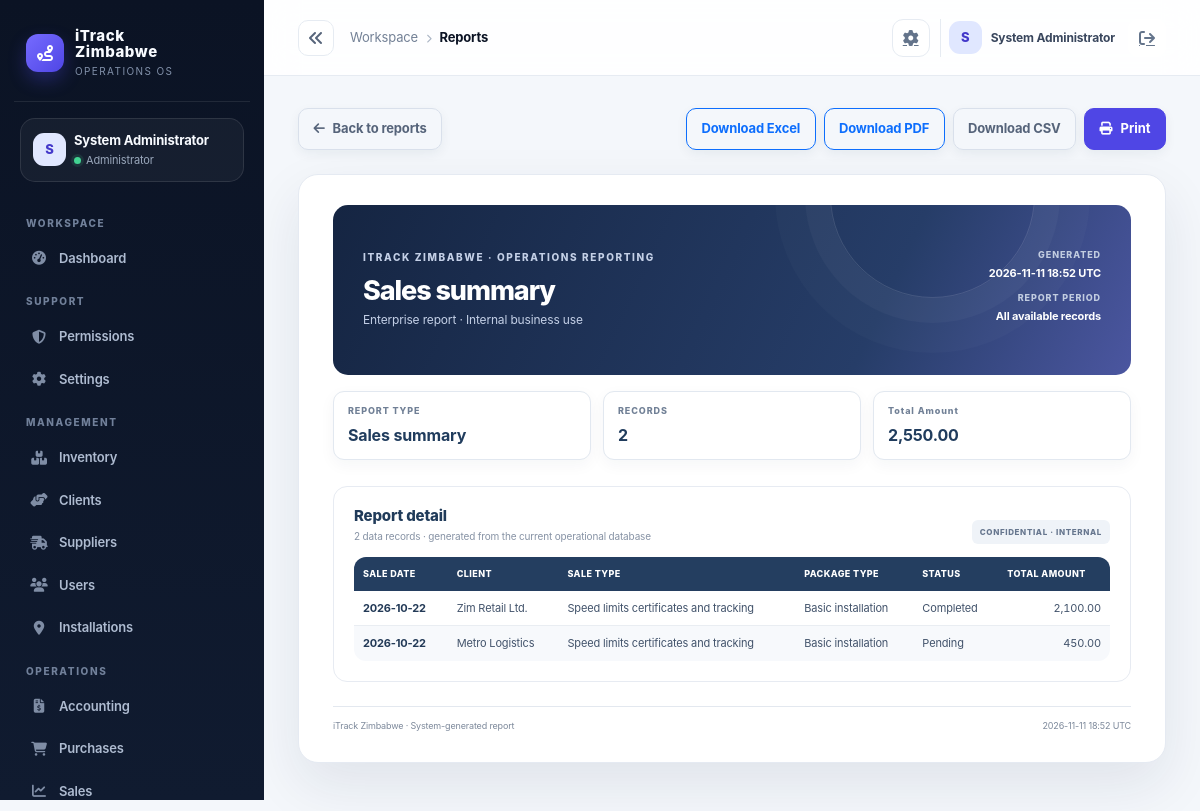
/index.php?controller=reports&action=preview&type=sales&period=all (signed in), run on the app's committed database.
### tables this page shows
CREATE TABLE IF NOT EXISTS sales (
  id INT AUTO_INCREMENT PRIMARY KEY,
  client_id INT NULL,
  sales_person_id INT NULL,
  sale_date DATE NOT NULL DEFAULT CURRENT_DATE,
  status VARCHAR(50) NOT NULL DEFAULT 'draft',
  sale_type VARCHAR(80) NOT NULL DEFAULT 'speed_certificates_tracking',
  package_type VARCHAR(80) NOT NULL DEFAULT 'basic_installation',
  total_amount DECIMAL(14,2) NOT NULL DEFAULT 0.00,
  created_at TIMESTAMP DEFAULT CURRENT_TIMESTAMP,
  FOREIGN KEY (client_id) REFERENCES clients(id) ON DELETE SET NULL,
  FOREIGN KEY (sales_person_id) REFERENCES users(id) ON DELETE SET NULL
);

CREATE TABLE IF NOT EXISTS clients (
  id INT AUTO_INCREMENT PRIMARY KEY,
  company_name VARCHAR(150) NOT NULL,
  contact_name VARCHAR(150),
  email VARCHAR(150),
  phone VARCHAR(50),
  address TEXT,
  status VARCHAR(20) NOT NULL DEFAULT 'active',
  created_at TIMESTAMP DEFAULT CURRENT_TIMESTAMP
);

### app/controllers/ReportsController.php (called while the page is built, shortened)
<?php
require_once dirname(__DIR__) . '/services/ReportFormatter.php';
class ReportsController extends Controller
{
	private Report $model;
	public function __construct()
	{
		$this->model = new Report();
	}
	private function normalizeReportType(string $type): string
	{
		$aliases = ['sales' => 'Sales summary', 'inventory' => 'Inventory valuation', 'receivables' => 'Receivables', 'gps' => 'GPS activity', 'cashbook' => 'Cash book'];
		$type = $aliases[strtolower(trim($type))] ?? trim($type);
		return in_array($type, ['Sales summary', 'Inventory valuation', 'Receivables', 'GPS activity', 'Cash book'], true) ? $type : 'Sales summary';
	}
	private function normalizeReportPeriod(string $period): string
	{
		return in_array($period, ['all', 'today', 'last_7_days', 'last_30_days', 'this_month', 'custom'], true) ? $period : 'all';
	}
	private function effectiveReportPeriod(string $type, string $period): string
	{
		return $this->normalizeReportType($type) === 'Inventory valuation' ? 'all' : $period;
	}
	public function preview(): void
	{
		$type = $this->normalizeReportType((string) ($_GET['type'] ?? 'Sales summary'));
		$period = $this->effectiveReportPeriod($type, $this->normalizeReportPeriod((string) ($_GET['period'] ?? 'all')));
		$startDate = (string) ($_GET['start_date'] ?? '');
		$endDate = (string) ($_GET['end_date'] ?? '');
		$periodLabels = [
			'all' => 'All available records',
			'today' => 'Today',
			'last_7_days' => 'Last 7 days',
			'last_30_days' => 'Last 30 days',
			'this_month' => 'This month',
			'custom' => $startDate . ' – ' . $endDate,
		];
		$this->view('reports/preview', [
			'title' => $type . ' report',
			'reportType' => $type,
			'reportPeriod' => $type === 'Inventory valuation' ? 'Current stock snapshot' : $periodLabels[$period],
			'period' => $period,
			'startDate' => $startDate,
			'endDate' => $endDate,
			'rows' => ReportFormatter::rows($this->model->exportRows($type, $period, $startDate, $endDate)),
			'previewPage' => max(1, (int) ($_GET['page'] ?? 1)),
			'previewPageSize' => 25,
			'generatedAt' => date('Y-m-d H:i T'),
		]);
	}
}

### public/index.php (called while the page is built, shortened)
<?php
$uri = $_SERVER['REQUEST_URI'] ?? '/';
$controllerKey = $_GET['controller'] ?? null;
$actionKey = $_GET['action'] ?? null;
$route = $controllerKey ? [
    'controller' => ucfirst($controllerKey) . 'Controller',
    'action' => $actionKey ?? 'index',
] : Router::route($uri);
$actionName = $route['action'];
$controller = new $controllerName();
$controller->$actionName();

### app/core/Model.php (called while the page is built, shortened)
<?php
require_once dirname(__DIR__) . '/config/database.php';
abstract class Model
{
    protected PDO $db;
    public function __construct()
    {
        $this->db = Database::getInstance();
    }
    protected function fetchAll(string $sql, array $params = []): array
    {
        $stmt = $this->db->prepare($sql);
        $stmt->execute($params);
        return $stmt->fetchAll();
    }
    protected function execute(string $sql, array $params = []): int
    {
        $stmt = $this->db->prepare($sql);
        $stmt->execute($params);
        return $stmt->rowCount();
    }
}

### app/config/env.php (called while the page is built, shortened)
<?php
function loadEnv(): array
{
    static $loaded = null;
    if ($loaded !== null) {
        return $loaded;
    }
    $loaded = [];
    $envPath = dirname(__DIR__, 2) . '/.env';
    if (!is_readable($envPath)) {
        return $loaded;
    }
    return $loaded;
}
function env(string $key, $default = null)
{
    $vars = loadEnv();
    $value = getenv($key);
    return $value !== false ? $value : $default;
}

### app/config/app.php (called while the page is built)
<?php
require_once __DIR__ . '/env.php';
return [
    'app_name' => env('APP_NAME', 'iTrack Zimbabwe'),
    'environment' => strtolower((string) env('APP_ENV', 'development')),
    'db_driver' => strtolower((string) env('DB_DRIVER', 'auto')),
    'db_sqlite_path' => (string) env('DB_SQLITE_PATH', dirname(__DIR__, 2) . '/storage/itrack.sqlite'),
    'allow_registration' => filter_var(env('APP_ALLOW_REGISTRATION', !in_array(strtolower((string) env('APP_ENV', 'development')), ['prod', 'production'], true)), FILTER_VALIDATE_BOOLEAN),
    'session_secure' => filter_var(env('APP_SESSION_SECURE', false), FILTER_VALIDATE_BOOLEAN),
    'mail_from' => env('MAIL_FROM', 'no-reply@localhost'),
    'public_url' => rtrim((string) env('APP_PUBLIC_URL', ''), '/'),
    'debug' => filter_var(env('APP_DEBUG', false), FILTER_VALIDATE_BOOLEAN),
    'base_url' => env('APP_BASE_URL', '/itrack-zimbabwe'),
    'db' => [
        'host' => env('DB_HOST', '127.0.0.1'),
        'port' => env('DB_PORT', '3306'),
        'name' => env('DB_NAME', 'itrack_zimbabwe'),
        'user' => env('DB_USER', 'root'),
        'pass' => env('DB_PASS', ''),
    ],
    'session_name' => env('SESSION_NAME', 'itrack_session'),
    'csrf_token_name' => env('CSRF_TOKEN_NAME', 'csrf_token'),
    'upload_dir' => env('UPLOAD_DIR', dirname(__DIR__, 1) . '/uploads'),
    'openrouter_api_key' => env('OPENROUTER_API_KEY', ''),
    'openrouter_model' => env('OPENROUTER_MODEL', 'openrouter/free'),
];

### app/config/database.php (called while the page is built, shortened)
<?php
require_once dirname(__DIR__) . '/config/app.php';
class Database
{
    private static ?PDO $instance = null;
    public static function getInstance(): PDO
    {
        if (self::$instance === null) {
            $config = require dirname(__DIR__) . '/config/app.php';
            $mysqlEnabled = extension_loaded('pdo_mysql');
            if ($config['db_driver'] === 'sqlite') {
                self::$instance = self::createSqliteInstance($config);
            } elseif ($config['db_driver'] === 'mysql' || ($config['db_driver'] === 'auto' && $mysqlEnabled)) {
                try {
                    $dsn = sprintf('mysql:host=%s;port=%s;dbname=%s;charset=utf8mb4', $config['db']['host'], $config['db']['port'], $config['db']['name']);
                    self::$instance = new PDO($dsn, $config['db']['user'], $config['db']['pass'], [
                        PDO::ATTR_ERRMODE => PDO::ERRMODE_EXCEPTION,
                        PDO::ATTR_DEFAULT_FETCH_MODE => PDO::FETCH_ASSOC,
                        PDO::ATTR_EMULATE_PREPARES => false,
                    ]);
                } catch (PDOException $exception) {
                    if ($config['environment'] === 'production' || $config['db_driver'] === 'mysql') {
                        throw new RuntimeException('Unable to connect to the configured MySQL database.', 0, $exception);
                    }
                    self::$instance = self::createSqliteInstance($config);
                }
            } else {
                if ($config['environment'] === 'production' && $config['db_driver'] !== 'sqlite') {
                    throw new RuntimeException('Production requires DB_DRIVER=mysql or an explicit DB_DRIVER=sqlite configuration.');
                }
                self::$instance = self::createSqliteInstance($config);
            }
        }
        return self::$instance;
    }
}

### app/models/Report.php (called while the page is built, shortened)
<?php
class Report extends ModuleModel {
    private function periodBounds(string $period): ?array
    {
        $today = new DateTimeImmutable('today');
        return match ($period) {
            'today' => [$today, $today->modify('+1 day')],
            'last_7_days' => [$today->modify('-6 days'), $today->modify('+1 day')],
            'last_30_days' => [$today->modify('-29 days'), $today->modify('+1 day')],
            'this_month' => [$today->modify('first day of this month'), $today->modify('first day of next month')],
            default => null,
        };
    }
    private function periodCondition(string $column, string $period, ?string $startDate = null, ?string $endDate = null): array
    {
        $bounds = $this->periodBounds($period);
        if ($bounds === null) {
            return ['', []];
        }
        return [
            ' WHERE ' . $column . ' >= ? AND ' . $column . ' < ?',
            [$bounds[0]->format('Y-m-d'), $bounds[1]->format('Y-m-d')],
        ];
    }
    public function exportRows(string $type, string $period = 'all', ?string $startDate = null, ?string $endDate = null): array
    {
        [$condition, $params] = match ($type) {
            'Inventory valuation' => ['', []],
            'Receivables' => $this->periodCondition('i.due_date', $period, $startDate, $endDate),
            'GPS activity' => $this->periodCondition('installed_at', $period, $startDate, $endDate),
            'Cash book' => $this->periodCondition('entry_date', $period, $startDate, $endDate),
            default => $this->periodCondition('s.sale_date', $period, $startDate, $endDate),
        };
        return match ($type) {
            'Inventory valuation' => $this->fetchAll('SELECT p.name, p.device_type, p.imei, p.sim_number, COALESCE(SUM(s.quantity), MAX(p.opening_stock), 0) AS quantity_on_hand, p.cost_price, COALESCE(SUM(s.quantity), MAX(p.opening_stock), 0)*p.cost_price AS stock_value FROM products p LEFT JOIN stocks s ON s.product_id=p.id GROUP BY p.id ORDER BY p.name'),
            'Receivables' => $this->fetchAll('SELECT i.invoice_number, c.company_name AS client, i.due_date, i.status, i.currency, i.total_amount FROM invoices i LEFT JOIN sales s ON s.id=i.sale_id LEFT JOIN clients c ON c.id=s.client_id' . $condition . ' ORDER BY i.due_date', $params),
            'GPS activity' => $this->fetchAll('SELECT device_name, device_type, imei, serial, status, installed_at FROM gps_devices' . $condition . ' ORDER BY device_name', $params),
            'Cash book' => $this->fetchAll('SELECT entry_date, description, debit, credit, balance FROM cash_book' . $condition . ' ORDER BY entry_date DESC', $params),
            default => $this->fetchAll('SELECT s.sale_date, c.company_name AS client, s.sale_type, s.package_type, s.status, s.total_amount FROM sales s LEFT JOIN clients c ON c.id=s.client_id' . $condition . ' ORDER BY s.sale_date DESC', $params),
        };
    }
}

### app/services/ReportFormatter.php (called while the page is built, shortened)
<?php
final class ReportFormatter
{
    public static function displayValue(string $column, mixed $value): string
    {
        if (is_numeric($value) && preg_match('/amount|price|value|balance|debit|credit/i', $column)) {
            return number_format((float) $value, 2, '.', ',');
        }
        return (string) $value;
    }
}

### app/views/reports/preview.php (the view, shortened to what this page needs)
<?php
$escape = static fn ($value): string => htmlspecialchars((string) $value, ENT_QUOTES, 'UTF-8');
$rows = $rows ?? [];
$columns = $rows ? array_keys($rows[0]) : [];
$summaryKey = null;
foreach (['total_amount', 'stock_value'] as $candidate) {
    if ($columns && in_array($candidate, $columns, true)) {
        $summaryKey = $candidate;
        break;
    }
}
$summaryTotal = 0.0;
if ($summaryKey !== null) {
    foreach ($rows as $row) {
        $amount = (float) $row[$summaryKey];
        $summaryTotal += $amount;
    }
}
$summaryDisplay = number_format($summaryTotal, 2);
$period = (string) ($period ?? 'all');
$reportPeriod = (string) ($reportPeriod ?? 'All available records');
$totalRows = count($rows);
$previewPageSize = max(1, (int) ($previewPageSize ?? 25));
$previewPageCount = max(1, (int) ceil($totalRows / $previewPageSize));
$previewPage = max(1, min($previewPageCount, (int) ($previewPage ?? 1)));
$rows = array_slice($rows, ($previewPage - 1) * $previewPageSize, $previewPageSize);
$baseUrl = '/index.php?controller=reports&action=export&type=' . urlencode((string) ($reportType ?? 'Sales summary')) . '&period=' . urlencode($period);
?>
<div class="report-toolbar d-flex justify-content-between align-items-center gap-2 flex-wrap mb-4">
    <a class="btn btn-outline-secondary" href="/index.php?controller=reports"><i class="fa-solid fa-arrow-left me-2"></i>Back to reports</a>
    <div class="d-flex gap-2">
        <a class="btn btn-outline-primary" href="<?= $escape($baseUrl) ?>&amp;format=xlsx">Download Excel</a>
        <a class="btn btn-outline-primary" href="<?= $escape($baseUrl) ?>&amp;format=pdf">Download PDF</a>
        <a class="btn btn-outline-secondary" href="<?= $escape($baseUrl) ?>&amp;format=csv">Download CSV</a>
        <button class="btn btn-primary" type="button" onclick="window.print()"><i class="fa-solid fa-print me-2"></i>Print</button>
    </div>
</div>
<article class="report-document">
    <header class="report-header">
        <div>
            <div class="report-kicker">iTrack Zimbabwe · Operations reporting</div>
            <h1><?= $escape($reportType ?? 'Business report') ?></h1>
            <p>Enterprise report · Internal business use</p>
        </div>
        <div class="report-date">
            <span>GENERATED</span><strong><?= $escape($generatedAt ?? date('Y-m-d H:i T')) ?></strong>
            <span>REPORT PERIOD</span><strong><?= $escape($reportPeriod) ?></strong>
        </div>
    </header>
    <section class="report-summary" aria-label="Report summary">
        <div class="summary-card"><span>REPORT TYPE</span><strong><?= $escape($reportType ?? '') ?></strong></div>
        <div class="summary-card"><span>RECORDS</span><strong><?= number_format($totalRows) ?></strong></div>
        <?php if ($summaryKey !== null): ?>
            <div class="summary-card"><span><?= $escape(ucwords(str_replace('_', ' ', $summaryKey))) ?></span><strong><?= $escape($summaryDisplay) ?></strong></div>
        <?php endif; ?>
    </section>
    <section class="report-table-section">
        <div class="table-heading">
            <div><h2>Report detail</h2><p><?= number_format($totalRows) ?> data records · generated from the current operational database</p></div>
            <span class="report-confidential">CONFIDENTIAL · INTERNAL</span>
        </div>
        <?php if (!$rows): ?>
            <div class="empty-report">No records matched this report. Try again after data has been entered.</div>
        <?php else: ?>
            <div class="table-responsive">
                <table class="table report-data-table">
                    <thead><tr><?php foreach ($columns as $column): ?><th scope="col"><?= $escape(ucwords(str_replace('_', ' ', $column))) ?></th><?php endforeach; ?></tr></thead>
                    <tbody><?php foreach ($rows as $row): ?><tr><?php foreach ($columns as $column): ?><?php $value = $row[$column] ?? ''; ?><td class="<?= is_numeric($value) ? 'numeric' : '' ?>"><?= $escape(ReportFormatter::displayValue((string) $column, $value)) ?></td><?php endforeach; ?></tr><?php endforeach; ?></tbody>
                </table>
            </div>
        <?php endif; ?>
    </section>
    <footer class="report-footer"><span>iTrack Zimbabwe · System-generated report</span><span><?= $escape($generatedAt ?? date('Y-m-d H:i T')) ?></span></footer>
</article>

### data on the page
sales: sale_date "2026-10-22", client.company_name "Zim Retail Ltd.", value "Speed limits certificates and tracking", value "Basic installation", value "Completed", total_amount "2,100.00"
sales: sale_date "2026-10-22", client.company_name "Metro Logistics", value "Speed limits certificates and tracking", value "Basic installation", value "Pending", total_amount "450.00"

### other printed values
$initials "S"
$user['name'] "System Administrator"
$role "Administrator"
$group "WORKSPACE"
$item['label'] "Dashboard"
$group "SUPPORT"
$item['label'] "Permissions"
$item['label'] "Settings"
$group "MANAGEMENT"
$item['label'] "Inventory"
$item['label'] "Clients"
$item['label'] "Suppliers"
$item['label'] "Users"
$item['label'] "Installations"
$group "OPERATIONS"
